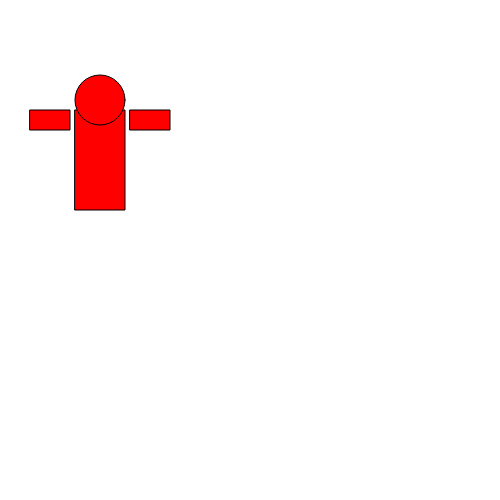
Frame 1 (no input)
Frame 60 (no input): identical to frame 1, image omitted
Frame 120 (the mouse pressed at the canvas centre since frame 60): identical to frame 1, image omitted

The p5.js sketch that drew this single still picture (run headless with seeded random() and noise() and a simulated clock; from frame 60 on, the mouse is pressed at the canvas centre):

// p5.js sketch
// ── sketch.js
let x = 100;
let y = 100;

function setup() {
    createCanvas(500, 500);
}

function draw() {
    background(255);

    let offsetX = 0;
    let offsetY = 0;

    if (keyIsDown(65)) { 
        x -= 5;
        offsetX = -5;
    }
    if (keyIsDown(68)) { 
        x += 5;
        offsetX = 5;
    }
    if (keyIsDown(87)) {
        y -= 5;
        offsetY = -5;
    }
    if (keyIsDown(83)) { 
        y += 5;
        offsetY = 5;
    }

    drawCharacter(x, y, offsetX, offsetY);
}

function drawCharacter(x, y, offsetX, offsetY) {
    fill('red');
    rect(x - 25, y + 10, 50, 100); 
    rect(x - 70, y + 10, 40, 20);  
    rect(x + 30, y + 10, 40, 20); 
    ellipse(x + offsetX, y + offsetY, 50, 50);
}
